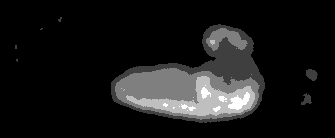
#> input picture snazzy_processing/tests/images/average-100-frames-ch2-embryo.tif, 335 x 138 px
$ python -i projs.py   (imports and definitions only)
#> lines starting #> are read from the running program, lines starting #| are printed output that depends on the picture; after the words box and inside, x2 and y2 are one past the last pixel; in counts of white or black regions, pixels touching at a corner belong together
#> further down, picture is the input picture: shape (138, 335); min 0, max 4, mean 0.389
import numpy as np
import matplotlib.pyplot as plt
from skimage.filters import threshold_otsu
from skimage.measure import label
from skimage.morphology import remove_small_holes, binary_opening, disk, binary_dilation


def proj_mask(input_image):
    image = input_image.copy()

    # binarize image:
    thr = threshold_otsu(image)
#> thr = 1
    binary_mask = image > thr
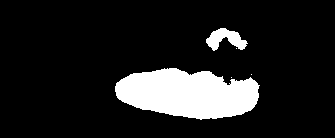
#> binary_mask: shape (138, 335) bool; 12.9% white; 5 white regions (3 under 20 px), largest, box (x1, y1, x2, y2) and area: (115, 68, 260, 120) 5453, (206, 28, 248, 51) 512
    image[...] = 0
#> image: shape (138, 335); every value is 0
    image[binary_mask] = 1
    image = image.astype(np.bool_)
    # label:
    labels = label(image, connectivity=2)
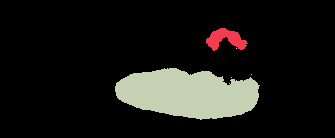
#> labels: shape (138, 335) int32; 6 distinct labels, from 0 to 5; one colour per label, 0 black
    largest_label = labels == np.argmax(np.bincount(labels.flat)[1:])+1
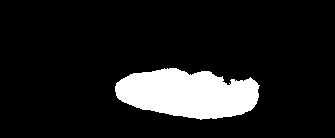
#> largest_label: shape (138, 335) bool; 11.8% white; 1 white region, box (x1, y1, x2, y2) and area: (115, 68, 260, 120) 5453

    remove_small_holes(largest_label, 300, out=largest_label)
    binary_opening(largest_label, footprint=disk(5), out=largest_label)
#> largest_label: shape (138, 335) bool; 11.7% white; 1 white region, box (x1, y1, x2, y2) and area: (115, 68, 259, 120) 5418

    # create projections on both axes
    h_proj = np.sum(largest_label, axis=1)
#> h_proj = 138 values, max 144 at index 86, min 0 at index 0, mean 39.26
    v_proj = np.sum(largest_label, axis=0)
#> v_proj = 335 values, max 49 at index 201, min 0 at index 0, mean 16.17

    projections = h_proj[..., np.newaxis] * v_proj[np.newaxis, ...]
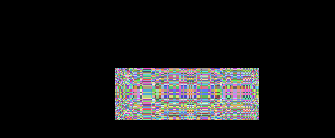
#> projections: shape (138, 335) int64; 1042 distinct labels, from 0 to 7056; one colour per label, 0 black

    # threshold the projection values to create a mask
    thr = threshold_otsu(projections)
#> thr = 2376
    binary_mask = projections > thr
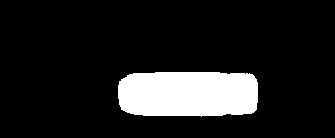
#> binary_mask: shape (138, 335) bool; 12.6% white; 1 white region, box (x1, y1, x2, y2) and area: (118, 72, 258, 117) 5817
    projections[...] = 0
#> projections: shape (138, 335) int64; 16.2% of pixels changed, all inside (x1, y1, x2, y2) = (115, 68, 259, 120)
    projections[binary_mask] = 1
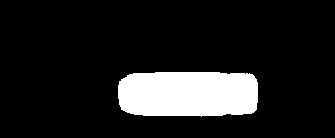
#> projections: shape (138, 335) int64; values 0 (black) and 1 (white), 12.6% white; 1 white region, box (x1, y1, x2, y2) and area: (118, 72, 258, 117) 5817

    labels = label(projections, connectivity=2)
    largest_label = labels == np.argmax(np.bincount(labels.flat)[1:])+1

    # dilate with a rect to expand on X axis only
    binary_dilation(largest_label, footprint=np.ones(
        (1, 30)), out=largest_label)
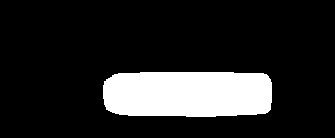
#> largest_label: shape (138, 335) bool; 15.4% white; 1 white region, box (x1, y1, x2, y2) and area: (103, 72, 272, 117) 7132

    return np.logical_not(largest_label)


def proj_mask_histogram(input_image):
    image = input_image.copy()

    thr = threshold_otsu(image)
    binary_mask = image > thr
    image[...] = 0
    image[binary_mask] = 1
    image = image.astype(np.bool_)
    labels, num_labels = label(image, return_num=True, connectivity=2)
    largest_label = labels == np.argmax(np.bincount(labels.flat)[1:])+1

    remove_small_holes(largest_label, 300, out=largest_label)
    binary_opening(largest_label, footprint=disk(5), out=largest_label)

    h_proj = np.sum(largest_label, axis=1)
    v_proj = np.sum(largest_label, axis=0)
    projections = h_proj[..., np.newaxis] * v_proj[np.newaxis, ...]

    fig, ax = plt.subplots()
    ax.hist(projections)
    plt.show()

>>> import cv2
>>> picture = cv2.imread('../snazzy_processing/tests/images/average-100-frames-ch2-embryo.tif', cv2.IMREAD_GRAYSCALE)
>>> result = proj_mask(picture)
